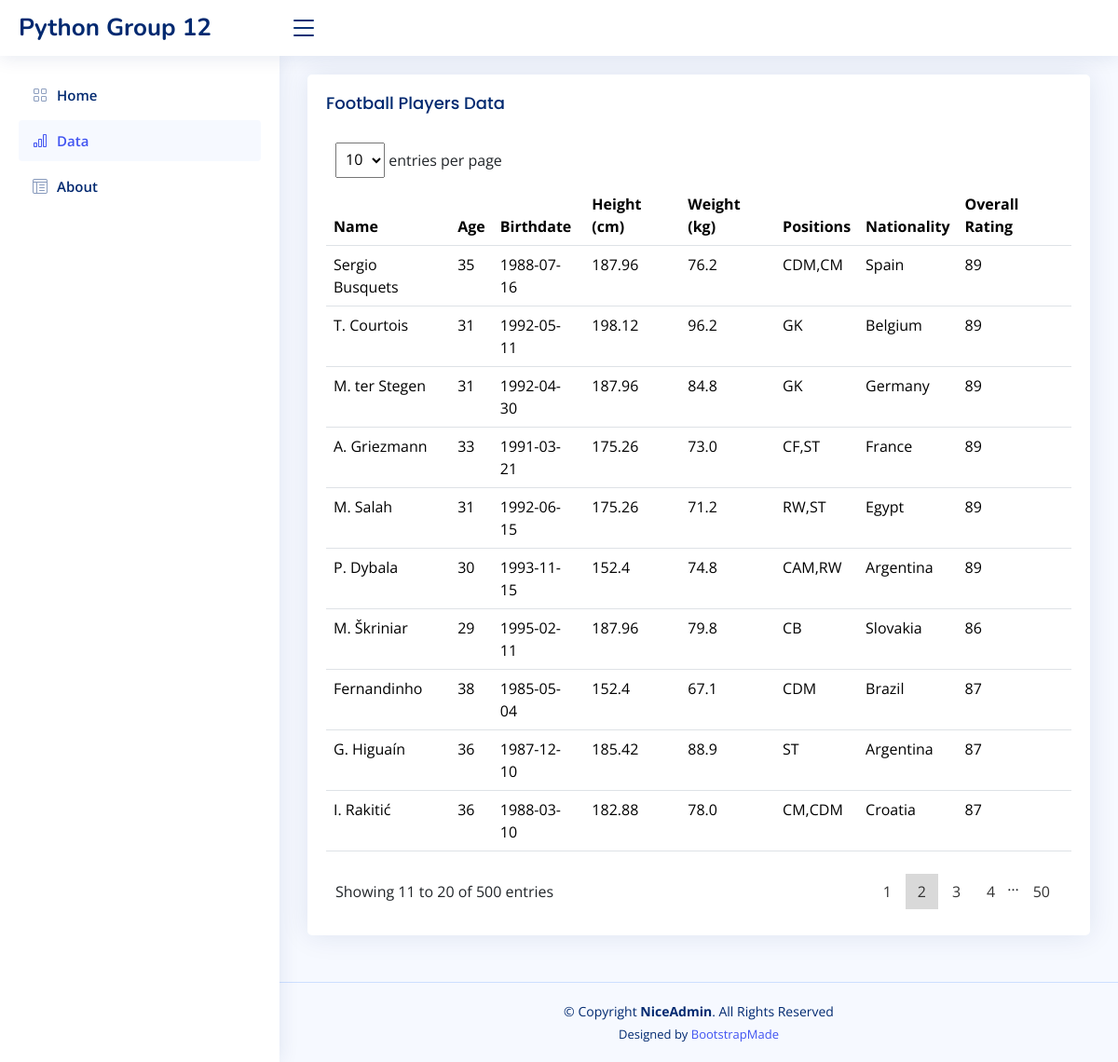
/data?page=2&per_page=10, run on the app's committed database.
### tables this page shows
CREATE TABLE "players" (
"Unnamed: 0" INTEGER,
  "name" TEXT,
  "birth_date" TEXT,
  "height_cm" REAL,
  "weight_kgs" REAL,
  "positions" TEXT,
  "nationality" TEXT,
  "overall_rating" INTEGER
);

### website/index.py (the view)
@app.route("/data")
def data():
    page = request.args.get('page', 1, type=int)
    PER_PAGE = request.args.get('per_page',10, type=int)
    start = (page - 1) * PER_PAGE
    end = start + PER_PAGE
    con = sqlite3.connect(r'database\Football.db')
    cursor = con.cursor()
    players = cursor.execute(f"SELECT * FROM players limit {start}, {PER_PAGE}").fetchall()
    total_number = cursor.execute("SELECT COUNT(*) FROM players").fetchone()[0] #rows
    total_page = int(total_number/PER_PAGE)
    con.close()
    g.per_page = PER_PAGE
    g.start = start
    g.end = end
    g.page = page
    return render_template('data.html', players=players, total_number = total_number, total_page=total_page)

### website/index.py (called while the page is built)
def calculate_age(birthday):
    age = 0
    current_date = datetime.date.today()
    current_year, current_month,current_day  = current_date.year, current_date.month,current_date.day
    birthday_year, birthday_month, birthday_day = birthday.split('-')
    birthday_year = int(birthday_year)
    birthday_month = int(birthday_month)
    birthday_day = int(birthday_day)
    if birthday_month > current_month:
        age = current_year-birthday_year-1
    elif birthday_month == current_month:
        if birthday_day >current_day:
            age = current_year-birthday_year-1
    else:
        age = current_year-birthday_year
    return age

### website/templates/data.html (shortened to what this page needs)
<!DOCTYPE html>
<html lang="en">
<head>
  <link href="/assets/vendor/bootstrap/css/bootstrap.min.css" rel="stylesheet">
  <link href="/assets/vendor/bootstrap-icons/bootstrap-icons.css" rel="stylesheet">
  <link href="/assets/vendor/simple-datatables/style.css" rel="stylesheet">
  <link href="/assets/css/style.css" rel="stylesheet">
</head>
<body>
  <header id="header" class="header fixed-top d-flex align-items-center">
    <div class="d-flex align-items-center justify-content-between">
      <a href="index.html" class="logo d-flex align-items-center">
        <span class="d-none d-lg-block">Python Group 12</span>
      </a>
      <i class="bi bi-list toggle-sidebar-btn"></i>
    </div>
  </header>
  <aside id="sidebar" class="sidebar">
    <ul class="sidebar-nav" id="sidebar-nav">
      <li class="nav-item">
        <a class="nav-link collapsed" data-bs-target="#charts-nav" data-bs-toggle="collapsed" href="{{ url_for('index') }}">
          <i class="bi bi-grid"></i><span>Home</span>
        </a>
      </li>
      <li class="nav-item">
        <a class="nav-link " data-bs-target="#charts-nav" data-bs-toggle="collapsed" href="{{ url_for('data') }}">
          <i class="bi bi-bar-chart"></i><span>Data</span>
        </a>
      </li>
      <li class="nav-item">
        <a class="nav-link collapsed" data-bs-target="#tables-nav" data-bs-toggle="show" href="{{ url_for('about') }}">
          <i class="bi bi-layout-text-window-reverse"></i><span>About</span>
        </a>
      </li>
    </ul>
  </aside>
  <main id="main" class="main">
    <section class="section">
      <div class="row">
        <div class="col-lg-12">
          <div class="card">
            <div class="card-body">
              <h5 class="card-title">Football Players Data</h5>
              <div class="datatable-top">
    <div class="datatable-dropdown">
            <label>
              <form id="per_page_form" method="get" action="{{ url_for('data') }}">
                <select class="datatable-selector" name="per_page" id="per_page" onchange="this.form.submit()">
                  <option value="10" {% if g.per_page == 10 %} selected="" {% endif %} >10</option>
                </select> entries per page
              </form>
            </label>
        </div>
</div>
              <table class="table datatable">
                <thead>
                  <tr>
                    <th>Name</th>
                    <th>Age</th>
                    <th>Birthdate</th>
                    <th>Height (cm)</th>
                    <th>Weight (kg)</th>
                    <th>Positions</th>
                    <th>Nationality</th>
                    <th>Overall Rating</th>
                  </tr>
                </thead>
                <tbody>
                  {%for p in players %}
                  <tr>
                    <td>{{p[1]}}</td>
                    <td>{{calculate_age(p[2])}}</td>
                    <td>{{p[2]}}</td>
                    <td>{{p[3]}}</td>
                    <td>{{p[4]}}</td>
                    <td>{{p[5]}}</td>
                    <td>{{p[6]}}</td>
                    <td>{{p[7]}}</td>
                  </tr>
                  {% endfor %}
                </tbody>
              </table>
              <div class="datatable-bottom">
    <div class="datatable-info">Showing {{g.start+1}} to {{g.end}} of {{total_number}} entries</div>
    <nav class="datatable-pagination">
      <ul class="datatable-pagination-list">
      {%if total_page > 5 %}
        {%for i in range(g.page-3,g.page+2)%}
        {%if i+1 == g.page %}
        <li class="datatable-pagination-list-item datatable-active"><a data-page="1" class="datatable-pagination-list-item-link" aria-label="Page 1">{{i+1}}</a></li>
        {%elif i>-1 and i+1<= total_page%}
        <li class="datatable-pagination-list-item"><a data-page="{{i+1}}" class="datatable-pagination-list-item-link" aria-label="Page 2" href="{{ url_for('data', page = i+1, per_page = g.per_page) }}">{{i+1}}</a></li>
        {%endif%}
        {% endfor %}
        {%if total_page - g.page >3 %}
      <li>…</li>
      {%endif%}
        {%if g.page+2<total_page%}
        <li class="datatable-pagination-list-item"><a data-page="{{total_page}}" class="datatable-pagination-list-item-link" aria-label="Page 2" href="{{ url_for('data', page = total_page, per_page = g.per_page) }}">{{total_page}}</a></li>
        {% endif %}
        {% endif %}
      </ul>
      </div>
            </div>
          </div>
        </div>
      </div>
    </section>
  </main>
  <footer id="footer" class="footer">
    <div class="copyright">
      &copy; Copyright <strong><span>NiceAdmin</span></strong>. All Rights Reserved
    </div>
    <div class="credits">
      Designed by <a href="https://bootstrapmade.com/">BootstrapMade</a>
    </div>
  </footer>
</body>
</html>

### website/assets/css/style.css (style rules this page uses)
:root { scroll-behavior: smooth; }
body { font-family: "Open Sans", sans-serif; background: #f6f9ff; color: #444444; }
a { color: #4154f1; text-decoration: none; }
h1, h2, h3, h4, h5, h6 { font-family: "Nunito", sans-serif; }
#main { margin-top: 60px; padding: 20px 30px; transition: all 0.3s; }
.card { margin-bottom: 30px; border: none; border-radius: 5px; box-shadow: 0px 0 30px rgba(1, 41, 112, 0.1); }
.card-title { padding: 20px 0 15px 0; font-size: 18px; font-weight: 500; color: #012970; font-family: "Poppins", sans-serif; }
.card-body { padding: 0 20px 20px 20px; }
.logo { line-height: 1; }
@media (min-width: 1200px) { .logo { width: 280px; } }
.logo span { font-size: 26px; font-weight: 700; color: #012970; font-family: "Nunito", sans-serif; }
.header { transition: all 0.5s; z-index: 997; height: 60px; box-shadow: 0px 2px 20px rgba(1, 41, 112, 0.1); background-color: #fff; padding-left: 20px; }
.header .toggle-sidebar-btn { font-size: 32px; padding-left: 10px; cursor: pointer; color: #012970; }
.sidebar { position: fixed; top: 60px; left: 0; bottom: 0; width: 300px; z-index: 996; transition: all 0.3s; padding: 20px; overflow-y: auto; scrollbar-width: thin; scrollbar-color: #aab7cf transparent; box-shadow: 0px 0px 20px rgba(1, 41, 112, 0.1); background-color: #fff; }
@media (min-width: 1200px) { #main, #footer { margin-left: 300px; } }
.sidebar-nav { padding: 0; margin: 0; list-style: none; }
.sidebar-nav li { padding: 0; margin: 0; list-style: none; }
.sidebar-nav .nav-item { margin-bottom: 5px; }
.sidebar-nav .nav-link { display: flex; align-items: center; font-size: 15px; font-weight: 600; color: #4154f1; transition: 0.3; background: #f6f9ff; padding: 10px 15px; border-radius: 4px; }
.sidebar-nav .nav-link i { font-size: 16px; margin-right: 10px; color: #4154f1; }
.sidebar-nav .nav-link.collapsed { color: #012970; background: #fff; }
.sidebar-nav .nav-link.collapsed i { color: #899bbd; }
.footer { padding: 20px 0; font-size: 14px; transition: all 0.3s; border-top: 1px solid #cddfff; }
.footer .copyright { text-align: center; color: #012970; }
.footer .credits { padding-top: 5px; text-align: center; font-size: 13px; color: #012970; }

### data on the page
players: name "Sergio Busquets", birth_date "35", birth_date "1988-07-16", height_cm "187.96", weight_kgs "76.2", positions "CDM,CM", nationality "Spain", overall_rating "89"
players: name "T. Courtois", birth_date "31", birth_date "1992-05-11", height_cm "198.12", weight_kgs "96.2", positions "GK", nationality "Belgium", overall_rating "89"
players: name "M. ter Stegen", birth_date "31", birth_date "1992-04-30", height_cm "187.96", weight_kgs "84.8", positions "GK", nationality "Germany", overall_rating "89"
players: name "A. Griezmann", birth_date "33", birth_date "1991-03-21", height_cm "175.26", weight_kgs "73.0", positions "CF,ST", nationality "France", overall_rating "89"
players: name "M. Salah", birth_date "31", birth_date "1992-06-15", height_cm "175.26", weight_kgs "71.2", positions "RW,ST", nationality "Egypt", overall_rating "89"
players: name "P. Dybala", birth_date "30", birth_date "1993-11-15", height_cm "152.4", weight_kgs "74.8", positions "CAM,RW", nationality "Argentina", overall_rating "89"
players: name "M. Škriniar", birth_date "29", birth_date "1995-02-11", height_cm "187.96", weight_kgs "79.8", positions "CB", nationality "Slovakia", overall_rating "86"
players: name "Fernandinho", birth_date "38", birth_date "1985-05-04", height_cm "152.4", weight_kgs "67.1", positions "CDM", nationality "Brazil", overall_rating "87"
players: name "G. Higuaín", birth_date "36", birth_date "1987-12-10", height_cm "185.42", weight_kgs "88.9", positions "ST", nationality "Argentina", overall_rating "87"
players: name "I. Rakitić", birth_date "36", birth_date "1988-03-10", height_cm "182.88", weight_kgs "78.0", positions "CM,CDM", nationality "Croatia", overall_rating "87"

### other printed values
{{ g.start+1 }} "11"
{{ g.end }} "20"
{{ total_number }} "500"
{{ i+1 }} "1" "3" "4"
{{ i+1 }} "2"
{{ total_page }} "50"
